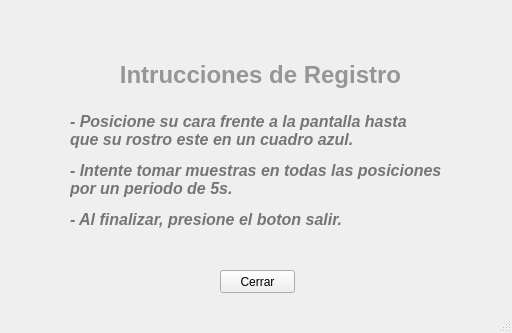
<?xml version="1.0" encoding="UTF-8"?>
<ui version="4.0">
 <class>MainWindow</class>
 <widget class="QMainWindow" name="MainWindow">
  <property name="geometry">
   <rect>
    <x>0</x>
    <y>0</y>
    <width>512</width>
    <height>333</height>
   </rect>
  </property>
  <property name="windowTitle">
   <string>MainWindow</string>
  </property>
  <widget class="QWidget" name="centralwidget">
   <widget class="QPushButton" name="pushButton">
    <property name="geometry">
     <rect>
      <x>220</x>
      <y>270</y>
      <width>75</width>
      <height>23</height>
     </rect>
    </property>
    <property name="text">
     <string>Cerrar</string>
    </property>
   </widget>
   <widget class="QLabel" name="label">
    <property name="geometry">
     <rect>
      <x>60</x>
      <y>60</y>
      <width>401</width>
      <height>31</height>
     </rect>
    </property>
    <property name="text">
     <string>&lt;html&gt;&lt;head/&gt;&lt;body&gt;&lt;p align=&quot;center&quot;&gt;&lt;span style=&quot; font-size:18pt; font-weight:600; color:#969696;&quot;&gt;Intrucciones de Registro&lt;/span&gt;&lt;/p&gt;&lt;/body&gt;&lt;/html&gt;</string>
    </property>
   </widget>
   <widget class="QLabel" name="label_2">
    <property name="geometry">
     <rect>
      <x>70</x>
      <y>110</y>
      <width>391</width>
      <height>121</height>
     </rect>
    </property>
    <property name="text">
     <string>&lt;html&gt;&lt;head/&gt;&lt;body&gt;&lt;p&gt;&lt;span style=&quot; font-size:12pt; font-weight:600; font-style:italic; color:#757575;&quot;&gt;- Posicione su cara frente a la pantalla hasta&lt;br/&gt;que su rostro este en un cuadro azul.&lt;/span&gt;&lt;/p&gt;&lt;p&gt;&lt;span style=&quot; font-size:12pt; font-weight:600; font-style:italic; color:#757575;&quot;&gt;- Intente tomar muestras en todas las posiciones&lt;br/&gt;por un periodo de 5s.&lt;/span&gt;&lt;/p&gt;&lt;p&gt;&lt;span style=&quot; font-size:12pt; font-weight:600; font-style:italic; color:#757575;&quot;&gt;- Al finalizar, presione el boton salir.&lt;/span&gt;&lt;/p&gt;&lt;/body&gt;&lt;/html&gt;</string>
    </property>
   </widget>
  </widget>
  <widget class="QMenuBar" name="menubar">
   <property name="geometry">
    <rect>
     <x>0</x>
     <y>0</y>
     <width>512</width>
     <height>21</height>
    </rect>
   </property>
  </widget>
  <widget class="QStatusBar" name="statusbar"/>
 </widget>
 <resources/>
 <connections/>
</ui>
